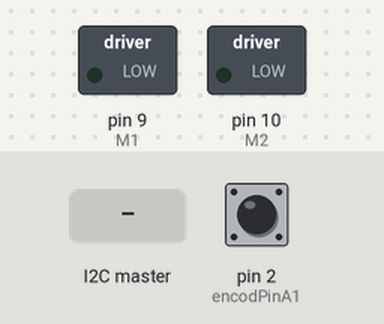
This sketch was run on a simulated Arduino Uno, built with avr-gcc and run on an emulated ATmega328P. On the bench: switched loads named in the sketch (green lamp = pin HIGH). The test bench sets the inputs (shaded band); at power-on: pin 2 (encodPinA1) HIGH.

Above: at 1.2 s.
1.3 s: the I2C master sends the byte 200
At 1.46 s:
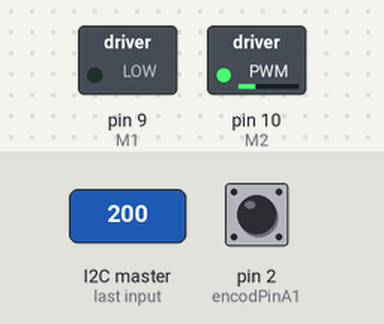
At 3.4 s:
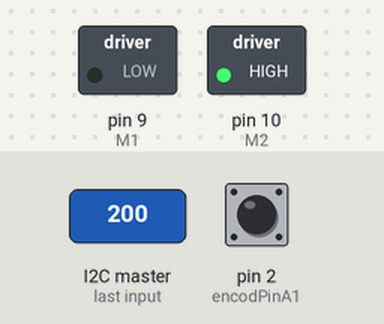
Timing chart, 0 to 4.9 s (numbered marks = the images above; inputs shaded):
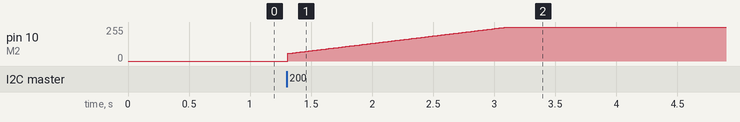

Measured:
- after the input at 1.3 s, pin 10 (M2): moves from 0/255 to 255/255 over 1.8 s, starting at once

The sketch:

left_motor.ino
```cpp
#include <PinChangeInt.h>
#include <Wire.h>
#include <PID_v1.h>
#define encodPinA1      2
#define encodPinB1      8
#define M1              9
#define M2              10
double kp =1, ki =20 , kd =0;
double input = 0, output = 0, setpoint = 0;
unsigned long lastTime,now;
volatile long encoderPos = 0,last_pos=0,lastpos=0;
PID myPID(&input, &output, &setpoint, kp, ki, kd,DIRECT);
void setup() {
  pinMode(encodPinA1, INPUT_PULLUP);
  pinMode(encodPinB1, INPUT_PULLUP);
  attachInterrupt(0, encoder, FALLING);
  TCCR1B = TCCR1B & 0b11111000 | 1;
  myPID.SetMode(AUTOMATIC);
  myPID.SetSampleTime(1);
  myPID.SetOutputLimits(-255, 255);
  Wire.begin(8);
  Wire.onRequest(requestEvent);
  Wire.onReceive(receiveEvent);
}
void loop() {
   now = millis();
   int timeChange = (now - lastTime);
   if(timeChange>=500 )
   {
      input = (360.0*1000*(encoderPos-last_pos)) /(1856.0*(now - lastTime));
      lastTime=now;
      last_pos=encoderPos;
   }
  myPID.Compute();
  pwmOut(output);
  delay(10);
}
void pwmOut(int out) {
  if (out > 0) {
    analogWrite(M1, out);
    analogWrite(M2, 0);
  }
  else {
    analogWrite(M1, 0);
    analogWrite(M2, abs(out));
  }
}
void encoder()  {
  if (PINB & 0b00000001)    encoderPos--;
  else                      encoderPos++;
}
void requestEvent() {
  int8_t s;

  s= (360.0*(encoderPos-lastpos))/1856.0;
  lastpos=encoderPos;
  Wire.write(s);
}
void receiveEvent(int howMany)
{
  uint8_t a,b;
  a = Wire.read();
  b = Wire.read();
  setpoint= (double)((b<<8)|a);
}
```
